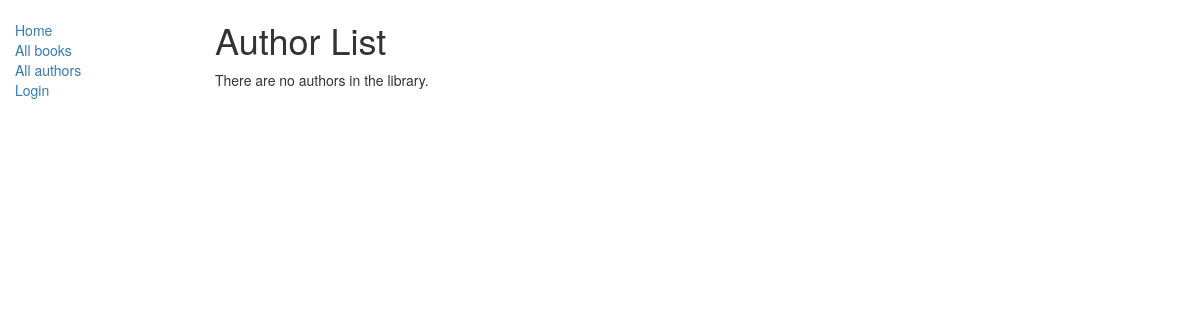
Page /catalog/authors/ on the earlier database version.
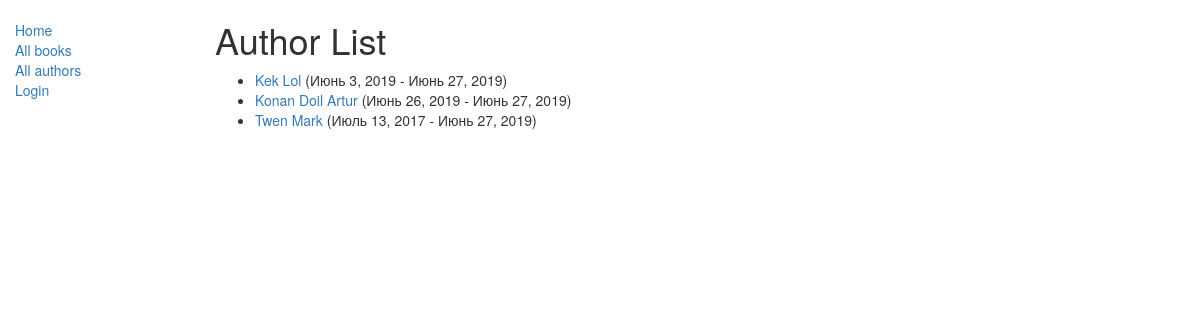
Same page on the later database version.
### catalog/models.py (models this page shows, shortened)
class Author(models.Model):
    first_name = models.CharField(max_length=100)
    last_name = models.CharField(max_length=100)
    date_of_birth = models.DateField(null=True, blank=True)
    date_of_death = models.DateField('Died', null=True, blank=True)
    def get_absolute_url(self):
        return reverse('author-detail', args=[str(self.id)])
    class Meta:
        ordering = ['last_name']

### catalog/views.py (the view, shortened to what this page needs)
class AuthorListView(generic.ListView):
	model = Author
	paginate_by = 10

### catalog/templates/catalog/author_list.html
{% extends "base_generic.html" %}
{% block content %}
    <h1>Author List</h1>
    {% if author_list %}
    <ul>
      {% for author in author_list %}
      <li>
        <a href="{{ author.get_absolute_url }}">{{ author.last_name }} {{author.first_name}}</a> ({{author.date_of_birth}} - {{author.date_of_death}})
      </li>
      {% endfor %}
    </ul>
    {% else %}
      <p>There are no authors in the library.</p>
    {% endif %}
{% endblock %}

Differences in the rows shown:
added Author: last_name "Kek", first_name "Lol", date_of_birth "Июнь 3, 2019", date_of_death "Июнь 27, 2019"
added Author: last_name "Konan Doil", first_name "Artur", date_of_birth "Июнь 26, 2019", date_of_death "Июнь 27, 2019"
added Author: last_name "Twen", first_name "Mark", date_of_birth "Июль 13, 2017", date_of_death "Июнь 27, 2019"
Other differences:
text no longer shown: "There are no authors in the library."
